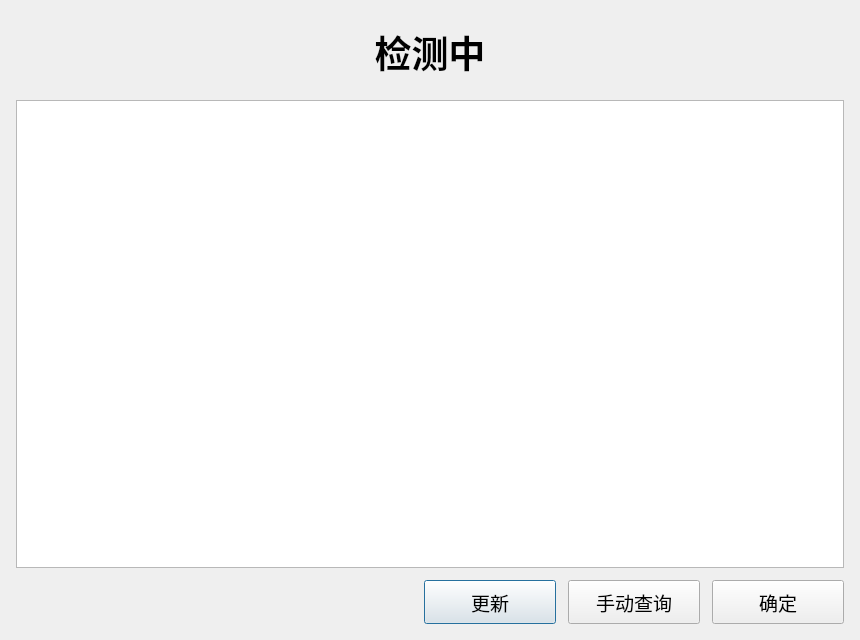
<?xml version="1.0" encoding="UTF-8"?>
<ui version="4.0">
 <class>UpdateDialog</class>
 <widget class="QDialog" name="UpdateDialog">
  <property name="geometry">
   <rect>
    <x>0</x>
    <y>0</y>
    <width>860</width>
    <height>640</height>
   </rect>
  </property>
  <property name="windowTitle">
   <string>检查更新</string>
  </property>
  <layout class="QVBoxLayout" name="verticalLayout">
   <property name="spacing">
    <number>12</number>
   </property>
   <property name="leftMargin">
    <number>16</number>
   </property>
   <property name="topMargin">
    <number>16</number>
   </property>
   <property name="rightMargin">
    <number>16</number>
   </property>
   <property name="bottomMargin">
    <number>16</number>
   </property>
   <item>
    <widget class="QLabel" name="statusLabel">
     <property name="minimumSize">
      <size>
       <width>0</width>
       <height>72</height>
      </size>
     </property>
     <property name="font">
      <font>
       <family>文泉驿等宽微米黑</family>
       <pointsize>28</pointsize>
       <weight>75</weight>
       <bold>true</bold>
      </font>
     </property>
     <property name="styleSheet">
      <string notr="true">QLabel#statusLabel {
    padding: 8px;
}
</string>
     </property>
     <property name="text">
      <string>检测中</string>
     </property>
     <property name="alignment">
      <set>Qt::AlignmentFlag::AlignCenter</set>
     </property>
     <property name="wordWrap">
      <bool>true</bool>
     </property>
    </widget>
   </item>
   <item>
    <widget class="QPlainTextEdit" name="historyEdit">
     <property name="font">
      <font>
       <pointsize>12</pointsize>
      </font>
     </property>
     <property name="styleSheet">
      <string notr="true">QScrollBar:vertical { width: 22px; }
QScrollBar:horizontal { height: 22px; }
</string>
     </property>
     <property name="readOnly">
      <bool>true</bool>
     </property>
     <property name="undoRedoEnabled">
      <bool>false</bool>
     </property>
    </widget>
   </item>
   <item>
    <layout class="QHBoxLayout" name="buttonLayout">
     <property name="spacing">
      <number>12</number>
     </property>
     <item>
      <spacer name="buttonSpacer">
       <property name="orientation">
        <enum>Qt::Orientation::Horizontal</enum>
       </property>
       <property name="sizeHint" stdset="0">
        <size>
         <width>40</width>
         <height>20</height>
        </size>
       </property>
      </spacer>
     </item>
     <item>
      <widget class="QPushButton" name="updateButton">
       <property name="minimumSize">
        <size>
         <width>132</width>
         <height>44</height>
        </size>
       </property>
       <property name="font">
        <font>
         <pointsize>14</pointsize>
        </font>
       </property>
       <property name="text">
        <string>更新</string>
       </property>
      </widget>
     </item>
     <item>
      <widget class="QPushButton" name="manualButton">
       <property name="minimumSize">
        <size>
         <width>132</width>
         <height>44</height>
        </size>
       </property>
       <property name="font">
        <font>
         <pointsize>14</pointsize>
        </font>
       </property>
       <property name="text">
        <string>手动查询</string>
       </property>
      </widget>
     </item>
     <item>
      <widget class="QPushButton" name="okButton">
       <property name="minimumSize">
        <size>
         <width>132</width>
         <height>44</height>
        </size>
       </property>
       <property name="font">
        <font>
         <pointsize>14</pointsize>
        </font>
       </property>
       <property name="text">
        <string>确定</string>
       </property>
      </widget>
     </item>
    </layout>
   </item>
  </layout>
 </widget>
 <resources/>
 <connections/>
</ui>
